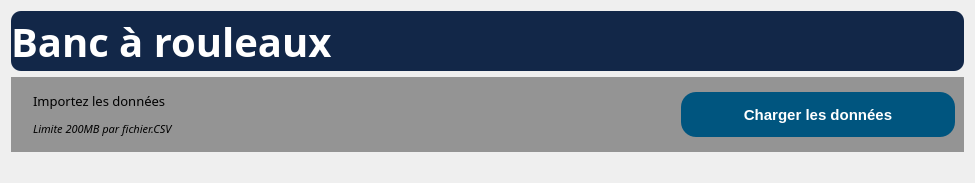
             <widget class="QWidget" name="page_2">
              <layout class="QGridLayout" name="gridLayout_4">
               <item row="1" column="0">
                <widget class="QWidget" name="widget_5" native="true">
                 <property name="minimumSize">
                  <size>
                   <width>0</width>
                   <height>75</height>
                  </size>
                 </property>
                 <property name="styleSheet">
                  <string notr="true">
background-color: rgb(148, 148, 148);</string>
                 </property>
                 <layout class="QHBoxLayout" name="horizontalLayout_19">
                  <item>
                   <layout class="QHBoxLayout" name="horizontalLayout_20">
                    <item>
                     <widget class="QLabel" name="label_12">
                      <property name="text">
                       <string/>
                      </property>
                      <property name="pixmap">
                       <pixmap resource="resources.qrc">:/&lt;no prefix&gt;/icons/icons8-télécharger-vers-le-cloud-50.png</pixmap>
                      </property>
                     </widget>
                    </item>
                    <item>
                     <layout class="QVBoxLayout" name="verticalLayout_20">
                      <property name="spacing">
                       <number>0</number>
                      </property>
                      <item>
                       <widget class="QLabel" name="label_31">
                        <property name="font">
                         <font>
                          <family>Lucida Bright</family>
                          <pointsize>10</pointsize>
                          <weight>50</weight>
                          <bold>false</bold>
                         </font>
                        </property>
                        <property name="text">
                         <string>Importez les données </string>
                        </property>
                       </widget>
                      </item>
                      <item>
                       <widget class="QLabel" name="label_32">
                        <property name="font">
                         <font>
                          <family>Lucida Bright</family>
                          <pointsize>8</pointsize>
                          <weight>50</weight>
                          <italic>true</italic>
                          <bold>false</bold>
                         </font>
                        </property>
                        <property name="text">
                         <string>Limite 200MB par fichier.CSV</string>
                        </property>
                       </widget>
                      </item>
                     </layout>
                    </item>
                   </layout>
                  </item>
                  <item>
                   <spacer name="horizontalSpacer_14">
                    <property name="orientation">
                     <enum>Qt::Vertical</enum>
                    </property>
                    <property name="sizeHint" stdset="0">
                     <size>
                      <width>501</width>
                      <height>20</height>
                     </size>
                    </property>
                   </spacer>
                  </item>
                  <item>
                   <widget class="QPushButton" name="Browse_Files_8">
                    <property name="minimumSize">
                     <size>
                      <width>274</width>
                      <height>45</height>
                     </size>
                    </property>
                    <property name="styleSheet">
                     <string notr="true">QPushButton{
 background-color: rgb(0, 85, 127);
 color: rgb(255, 255, 255);
 border: none;
 border-radius: 15px;
 font-weight: bold;
 font-size:15px
}


</string>
                    </property>
                    <property name="text">
                     <string>Charger les données</string>
                    </property>
                    <property name="checkable">
                     <bool>true</bool>
                    </property>
                    <property name="autoExclusive">
                     <bool>true</bool>
                    </property>
                   </widget>
                  </item>
                 </layout>
                </widget>
               </item>
               <item row="0" column="0">
                <widget class="QLabel" name="label_11">
                 <property name="minimumSize">
                  <size>
                   <width>0</width>
                   <height>60</height>
                  </size>
                 </property>
                 <property name="font">
                  <font>
                   <family>Lucida Bright</family>
                   <pointsize>30</pointsize>
                   <weight>75</weight>
                   <bold>true</bold>
                  </font>
                 </property>
                 <property name="styleSheet">
                  <string notr="true">QLabel {
    border-radius: 10px; 
color: rgb(255, 255, 255);
background-color: rgb(18, 39, 72);

}</string>
                 </property>
                 <property name="text">
                  <string>Banc à rouleaux</string>
                 </property>
                </widget>
               </item>
               <item row="2" column="0">
                <widget class="QLabel" name="label_2">
                 <property name="text">
                  <string/>
                 </property>
                 <property name="pixmap">
                  <pixmap resource="momo_resources.qrc">:/&lt;newPrefix&gt;/icon_2/4.png</pixmap>
                 </property>
                </widget>
               </item>
              </layout>
             </widget>
